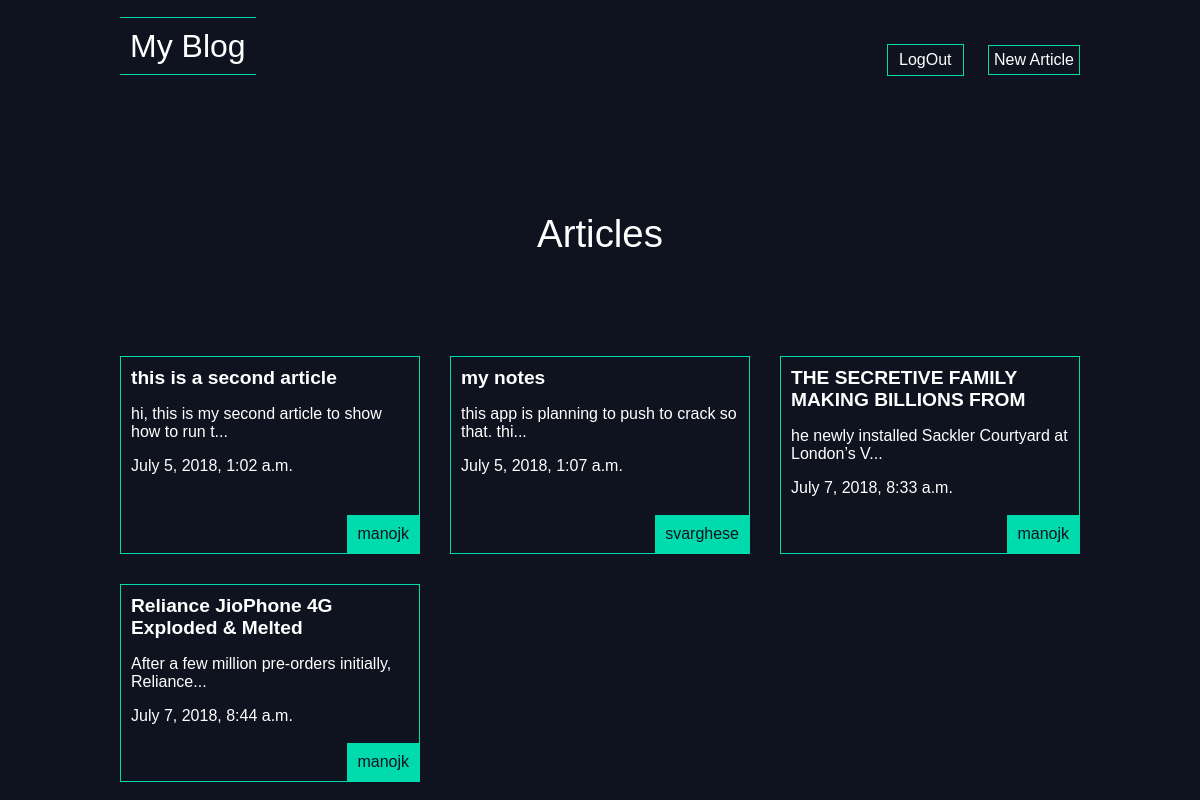
The page /articles/ (signed in) on the database its author committed.
### articles/models.py (models this page shows, shortened)
class Article(models.Model):
    title = models.CharField(max_length = 100)
    slug = models.SlugField()
    body = models.TextField()
    date = models.DateTimeField(auto_now_add = True)
    thumb = models.ImageField(default = 'default.png',blank = True)
    author = models.ForeignKey(User, on_delete= models.SET_DEFAULT, default = None)
    def snippet(self):
        return self.body[:50]+'...'

### articles/views.py (the view)
# urls.py: path('',views.article_list, name= 'list'),
def article_list(request):
    articles = Article.objects.all().order_by('date')
    return render(request,'articles/article_list.html',{'articles':articles})

### articles/templates/articles/article_list.html
{% extends 'base_layout.html' %}
{% block content%}
<h1>Articles</h1>
<div class="articles">
{% for article in articles%}
  <div class="article">
    <h2><a href="{{article.slug}}">{{article.title}}</a></h2>
    <p>{{article.snippet}}</p>
    <p>{{article.date}}</p>
    <p class="author">{{article.author}}</p>
  </div>
  {% endfor %}
</div>
{% endblock%}

### static/style.css (style rules this page uses)
body { background-color: #0f121f; color:#fff; }
body * { font-family: Titillium Web, sans-serif; }
h1, h2, h3, h4, h5 { font-weight: normal; margin: 0; }
a, a:hover, a:visited { color: #fff; text-decoration: none; }
div.wrapper h1 { text-align: center; font-size:2.4em; margin:100px auto; }
.articles { display:grid; grid-template-columns:1fr 1fr 1fr ; grid-gap:30px; }
.article { padding:10px; border: 1px solid #00dbae; position: relative; padding-bottom:40px; }
.article h2 { font-size:1.2em; font-weight:bold; }
.article .author { background:#00dbae; color: #0f121f; padding:10px; position:absolute; right:0; bottom:0; margin:0; }

### rows shown on the page
Article: title "this is a second article", snippet "hi, this is my second article to show how to run t...", date "July 5, 2018, 1:02 a.m.", author "manojk"
Article: title "my notes", snippet "this app is planning to push to crack so that. thi...", date "July 5, 2018, 1:07 a.m.", author "svarghese"
Article: title "THE SECRETIVE FAMILY MAKING BILLIONS FROM", snippet "he newly installed Sackler Courtyard at London’s V...", date "July 7, 2018, 8:33 a.m.", author "manojk"
Article: title "Reliance JioPhone 4G Exploded & Melted", snippet "After a few million pre-orders initially, Reliance...", date "July 7, 2018, 8:44 a.m.", author "manojk"
